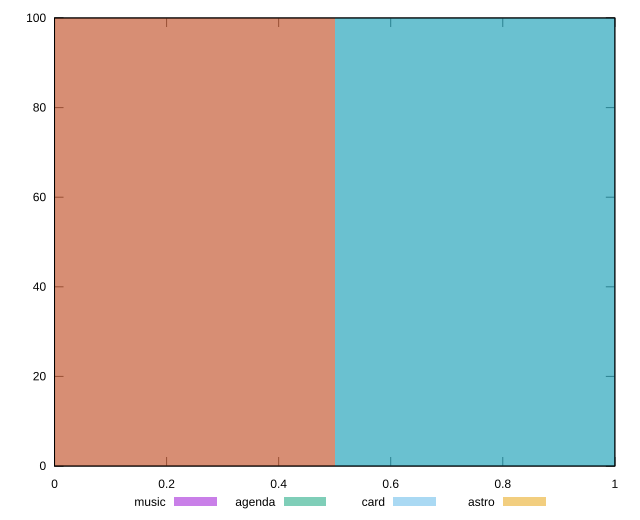

Reproduce this figure in gnuplot.
reset

$music <<EOF
0 100
EOF

$agenda <<EOF
1.0026020240067577 100
EOF

$card <<EOF
1.0026020240067577 100
EOF

$astro <<EOF
0 100
EOF

set key outside below
set boxwidth 1.0026020240067577
set xrange [0:1]
set yrange [0:100]
set trange [0:100]
set style fill transparent solid 0.5 noborder
set terminal svg size 640, 520 enhanced background rgb 'white'
set output "reports/report_00032_2021-02-25T10-28-15.087Z/uses-text-compression/comparison/histogram/all_score.svg"

plot $music title "music" with boxes, \
     $agenda title "agenda" with boxes, \
     $card title "card" with boxes, \
     $astro title "astro" with boxes

reset
